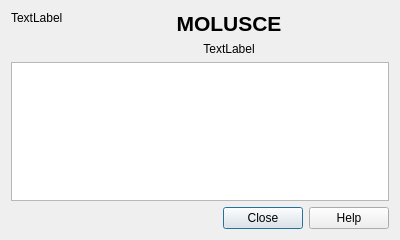
<?xml version="1.0" encoding="UTF-8"?>
<ui version="4.0">
 <class>Dialog</class>
 <widget class="QDialog" name="Dialog">
  <property name="geometry">
   <rect>
    <x>0</x>
    <y>0</y>
    <width>400</width>
    <height>240</height>
   </rect>
  </property>
  <property name="windowTitle">
   <string>About MOLUSCE</string>
  </property>
  <layout class="QGridLayout" name="gridLayout" columnstretch="0,5">
   <item row="0" column="1">
    <widget class="QLabel" name="label">
     <property name="text">
      <string>&lt;!DOCTYPE HTML PUBLIC &quot;-//W3C//DTD HTML 4.0//EN&quot; &quot;http://www.w3.org/TR/REC-html40/strict.dtd&quot;&gt;
&lt;html&gt;&lt;head&gt;&lt;meta name=&quot;qrichtext&quot; content=&quot;1&quot; /&gt;&lt;style type=&quot;text/css&quot;&gt;
p, li { white-space: pre-wrap; }
&lt;/style&gt;&lt;/head&gt;&lt;body style=&quot; font-family:'Droid Sans'; font-size:8pt; font-weight:400; font-style:normal;&quot;&gt;
&lt;p align=&quot;center&quot; style=&quot; margin-top:0px; margin-bottom:0px; margin-left:0px; margin-right:0px; -qt-block-indent:0; text-indent:0px;&quot;&gt;&lt;span style=&quot; font-size:16pt; font-weight:600;&quot;&gt;MOLUSCE&lt;/span&gt;&lt;/p&gt;&lt;/body&gt;&lt;/html&gt;</string>
     </property>
     <property name="alignment">
      <set>Qt::AlignCenter</set>
     </property>
    </widget>
   </item>
   <item row="3" column="0" colspan="2">
    <widget class="QDialogButtonBox" name="buttonBox">
     <property name="orientation">
      <enum>Qt::Horizontal</enum>
     </property>
     <property name="standardButtons">
      <set>QDialogButtonBox::Close|QDialogButtonBox::Help</set>
     </property>
    </widget>
   </item>
   <item row="2" column="0" colspan="2">
    <widget class="QTextBrowser" name="textBrowser">
     <property name="readOnly">
      <bool>true</bool>
     </property>
     <property name="html">
      <string>&lt;!DOCTYPE HTML PUBLIC &quot;-//W3C//DTD HTML 4.0//EN&quot; &quot;http://www.w3.org/TR/REC-html40/strict.dtd&quot;&gt;
&lt;html&gt;&lt;head&gt;&lt;meta name=&quot;qrichtext&quot; content=&quot;1&quot; /&gt;&lt;style type=&quot;text/css&quot;&gt;
p, li { white-space: pre-wrap; }
&lt;/style&gt;&lt;/head&gt;&lt;body style=&quot; font-family:'Droid Sans'; font-size:8pt; font-weight:400; font-style:normal;&quot;&gt;
&lt;p style=&quot;-qt-paragraph-type:empty; margin-top:0px; margin-bottom:0px; margin-left:0px; margin-right:0px; -qt-block-indent:0; text-indent:0px; font-family:'Sans Serif'; font-size:9pt;&quot;&gt;&lt;br /&gt;&lt;/p&gt;&lt;/body&gt;&lt;/html&gt;</string>
     </property>
     <property name="textInteractionFlags">
      <set>Qt::LinksAccessibleByMouse|Qt::TextSelectableByMouse</set>
     </property>
     <property name="openExternalLinks">
      <bool>true</bool>
     </property>
    </widget>
   </item>
   <item row="1" column="1">
    <widget class="QLabel" name="lblVersion">
     <property name="text">
      <string>TextLabel</string>
     </property>
     <property name="alignment">
      <set>Qt::AlignCenter</set>
     </property>
    </widget>
   </item>
   <item row="0" column="0" rowspan="2">
    <widget class="QLabel" name="lblLogo">
     <property name="text">
      <string>TextLabel</string>
     </property>
     <property name="alignment">
      <set>Qt::AlignLeading|Qt::AlignLeft|Qt::AlignTop</set>
     </property>
    </widget>
   </item>
  </layout>
 </widget>
 <resources/>
 <connections>
  <connection>
   <sender>buttonBox</sender>
   <signal>accepted()</signal>
   <receiver>Dialog</receiver>
   <slot>accept()</slot>
   <hints>
    <hint type="sourcelabel">
     <x>248</x>
     <y>254</y>
    </hint>
    <hint type="destinationlabel">
     <x>157</x>
     <y>274</y>
    </hint>
   </hints>
  </connection>
  <connection>
   <sender>buttonBox</sender>
   <signal>rejected()</signal>
   <receiver>Dialog</receiver>
   <slot>reject()</slot>
   <hints>
    <hint type="sourcelabel">
     <x>316</x>
     <y>260</y>
    </hint>
    <hint type="destinationlabel">
     <x>286</x>
     <y>274</y>
    </hint>
   </hints>
  </connection>
 </connections>
</ui>
